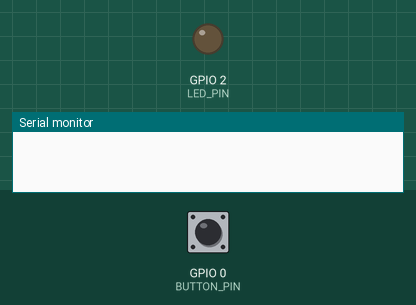
Simulated run of this program. Board: ESP32. On the bench: output pins drawn as LEDs (lit = HIGH), the last lines printed to the serial monitor. The test bench sets the inputs (shaded band); at power-on: GPIO 0 (BUTTON_PIN) HIGH. USB keyboard and mouse output is not drawn.

Above: at 0.0 s.
At 1.7 s:
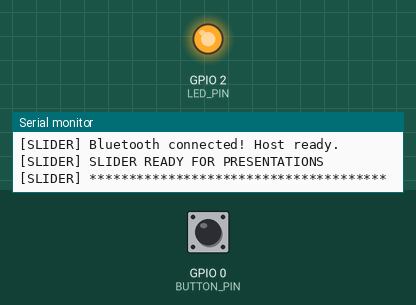
1.8 s: GPIO 0 (BUTTON_PIN) pulled LOW for 0.15 s
3.4 s: GPIO 0 (BUTTON_PIN) pulled LOW for 1 s
5.9 s: GPIO 0 (BUTTON_PIN) pulsed LOW 2 times (0.12 s each, 0.3 s apart)
Timing chart, 0 to 8.9 s (numbered marks = the images above; inputs shaded):
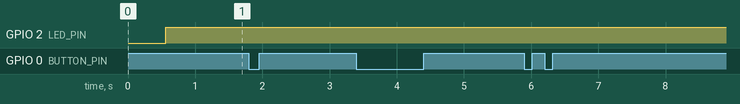

The program:

main.cpp
```cpp
#include <Arduino.h>
#include "config.h"
#include "button_manager.h"
#include "hid_manager.h"
#include "led_manager.h"

// =============================================================================
// SLIDER V1 — ESP32 WIRELESS PRESENTATION REMOTE
// =============================================================================
// Target: Classic ESP32 (ESP32-WROOM-32 / DevKit V1)
// Hardware: 1 x ESP32 + 1 x Built-in BOOT Button (GPIO 0)
// Status LED: Built-in LED (GPIO 2) — Blinks rapidly when disconnected, solid when connected
// Bluetooth: Wireless Bluetooth HID Keyboard
// Controls: Single Press -> Next Slide (Right Arrow)
//           Double Press -> Previous Slide (Left Arrow)
// =============================================================================

static ButtonManager g_buttonManager;
static HidManager    g_hidManager;
static LedManager    g_ledManager;

void setup() {
#if DEBUG_ENABLED
    Serial.begin(DEBUG_BAUD_RATE);
    delay(500); // Allow UART bridge to settle
    Serial.println();
    Serial.println("==============================================");
    Serial.println("         SLIDER V1 — Presentation Remote      ");
    Serial.println("==============================================");
    Serial.println("[SLIDER] Booting firmware...");
#endif

    // 1. Initialize built-in status LED indicator
    g_ledManager.init();

    // 2. Initialize built-in BOOT button with startup hold safety
    g_buttonManager.init();

    // 3. Initialize Bluetooth HID keyboard subsystem
    g_hidManager.init();

#if DEBUG_ENABLED
    Serial.println("[SLIDER] System initialization complete.");
    Serial.println("[SLIDER] Ready for host pairing / connection.");
    Serial.println("----------------------------------------------");
#endif
}

void loop() {
    const uint32_t now = millis();

    // 1. Monitor Bluetooth host connection lifecycle
    g_hidManager.update();

    // 2. Update status LED (rapid blink when disconnected, solid glow when connected)
    g_ledManager.update(now, g_hidManager.isConnected());

    // 3. Process non-blocking button state machine
    const ButtonEvent event = g_buttonManager.update(now);

    // 3. Dispatch presentation commands based on detected event
    switch (event) {
        case ButtonEvent::SINGLE_PRESS:
            g_hidManager.sendNextSlide();
            break;

        case ButtonEvent::DOUBLE_PRESS:
            g_hidManager.sendPrevSlide();
            break;

        case ButtonEvent::NONE:
        default:
            break;
    }
}
```

button_manager.h
```cpp
#pragma once

#include <Arduino.h>
#include "config.h"

/**
 * @brief Events emitted by the ButtonManager state machine.
 */
enum class ButtonEvent : uint8_t {
    NONE = 0,
    SINGLE_PRESS,   // Maps to Next Slide (Right Arrow)
    DOUBLE_PRESS    // Maps to Previous Slide (Left Arrow)
};

/**
 * @brief Internal states for the non-blocking button state machine.
 */
enum class ButtonState : uint8_t {
    BOOT_WAIT_RELEASE,       // Safety guard: if BOOT was held down during power-on
    IDLE,                    // Awaiting physical button press
    DEBOUNCE_PRESS,          // Validating button press is held stable >= DEBOUNCE_MS
    FIRST_PRESS_HELD,        // Button is physically held down during the 1st press
    FIRST_RELEASE_DEBOUNCE,  // Validating button release is held stable >= DEBOUNCE_MS
    WAIT_FOR_SECOND_PRESS,   // Button released; waiting up to DOUBLE_PRESS_WINDOW_MS
    SECOND_PRESS_DEBOUNCE,   // Validating 2nd press is held stable >= DEBOUNCE_MS
    WAIT_FINAL_RELEASE       // Awaiting button release following a confirmed double press
};

/**
 * @brief Manages button debouncing, single-press, and double-press state machine.
 */
class ButtonManager {
public:
    ButtonManager();

    /**
     * @brief Configures GPIO, reads initial state, and establishes startup safety.
     */
    void init();

    /**
     * @brief Periodic non-blocking update routine.
     * @param now Current timestamp in milliseconds (from millis()).
     * @return ButtonEvent Detected logical event (NONE, SINGLE_PRESS, or DOUBLE_PRESS).
     */
    ButtonEvent update(uint32_t now);

    /**
     * @brief Returns current internal state (useful for diagnostics).
     */
    ButtonState getState() const { return _state; }

private:
    ButtonState _state;
    uint32_t    _stateTimerMs;
    uint32_t    _pressStartMs;
    uint32_t    _windowStartMs;

    bool isPhysicalPressed() const;
};
```

hid_manager.h
```cpp
#pragma once

#include <Arduino.h>
#include <BleKeyboard.h>
#include "config.h"

/**
 * @brief Manages Bluetooth HID keyboard lifecycle, connection states, and slide navigation.
 */
class HidManager {
public:
    HidManager();

    /**
     * @brief Initializes the Bluetooth HID subsystem and starts advertising.
     */
    void init();

    /**
     * @brief Periodic update to monitor host connection state transitions.
     */
    void update();

    /**
     * @brief Checks whether the Bluetooth HID device is currently connected to a host computer.
     */
    bool isConnected() const;

    /**
     * @brief Emits a NEXT SLIDE action (Right Arrow) with full down/delay/up sequence.
     * @return true if command was transmitted, false if suppressed (disconnected).
     */
    bool sendNextSlide();

    /**
     * @brief Emits a PREVIOUS SLIDE action (Left Arrow) with full down/delay/up sequence.
     * @return true if command was transmitted, false if suppressed (disconnected).
     */
    bool sendPrevSlide();

private:
    BleKeyboard _bleKeyboard;
    bool        _wasConnected;

    void executeKeyPress(uint8_t keycode, const char* actionLabel);
};
```

led_manager.h
```cpp
#pragma once

#include <Arduino.h>
#include "config.h"

/**
 * @brief Manages the built-in LED status indicator.
 *        - Rapidly blinks when Bluetooth is disconnected.
 *        - Glows constantly (solid ON) when Bluetooth is connected.
 */
class LedManager {
public:
    LedManager();

    /**
     * @brief Configures LED pin as OUTPUT and turns it off initially.
     */
    void init();

    /**
     * @brief Periodic non-blocking update routine.
     * @param now Current timestamp in milliseconds (from millis()).
     * @param isConnected Current Bluetooth connection state.
     */
    void update(uint32_t now, bool isConnected);

private:
    uint32_t _lastToggleMs;
    bool     _ledState;
};
```

button_manager.cpp
```cpp
#include "button_manager.h"

ButtonManager::ButtonManager()
    : _state(ButtonState::IDLE)
    , _stateTimerMs(0)
    , _pressStartMs(0)
    , _windowStartMs(0)
{
}

bool ButtonManager::isPhysicalPressed() const {
    // GPIO 0 BOOT button has external/internal pull-up; active LOW when pressed
    return (digitalRead(BUTTON_PIN) == LOW);
}

void ButtonManager::init() {
    DEBUG_PRINTLN("[SLIDER] Initializing button...");
    DEBUG_PRINTF("[SLIDER] Button GPIO: %d (Active LOW)\n", BUTTON_PIN);

    pinMode(BUTTON_PIN, INPUT_PULLUP);

    // Section 4 & 15: GPIO0 Bootloader / Startup Safeguard
    // If user held BOOT button while powering on or resetting, do NOT fire a presentation slide!
    if (isPhysicalPressed()) {
        DEBUG_PRINTLN("[SLIDER] Boot warning: Button was held during startup. Waiting for release...");
        _state = ButtonState::BOOT_WAIT_RELEASE;
        _stateTimerMs = millis();
    } else {
        _state = ButtonState::IDLE;
        DEBUG_PRINTLN("[SLIDER] Button ready (Idle)");
    }
}

ButtonEvent ButtonManager::update(uint32_t now) {
    const bool pressed = isPhysicalPressed();

    switch (_state) {
        // ---------------------------------------------------------------------
        // Startup Safety: Wait until the held boot button is cleanly released
        // ---------------------------------------------------------------------
        case ButtonState::BOOT_WAIT_RELEASE:
            if (pressed) {
                _stateTimerMs = now; // Reset timer while still held
            } else if (now - _stateTimerMs >= DEBOUNCE_MS) {
                // Stably released
                _state = ButtonState::IDLE;
                DEBUG_PRINTLN("[SLIDER] Button released after boot. Entering normal operation.");
            }
            break;

        // ---------------------------------------------------------------------
        // Idle: Awaiting first intentional press
        // ---------------------------------------------------------------------
        case ButtonState::IDLE:
            if (pressed) {
                _stateTimerMs = now;
                _state = ButtonState::DEBOUNCE_PRESS;
            }
            break;

        // ---------------------------------------------------------------------
        // Debouncing initial press: Filter electrical switch bounce
        // ---------------------------------------------------------------------
        case ButtonState::DEBOUNCE_PRESS:
            if (!pressed) {
                // False trigger / glitch shorter than DEBOUNCE_MS
                _state = ButtonState::IDLE;
            } else if (now - _stateTimerMs >= DEBOUNCE_MS) {
                // Valid intentional press detected
                _pressStartMs = now;
                _state = ButtonState::FIRST_PRESS_HELD;
                DEBUG_PRINTLN("[SLIDER] First press detected");
            }
            break;

        // ---------------------------------------------------------------------
        // First press held: Wait for physical release (implements hold immunity)
        // ---------------------------------------------------------------------
        case ButtonState::FIRST_PRESS_HELD:
            if (!pressed) {
                _stateTimerMs = now;
                _state = ButtonState::FIRST_RELEASE_DEBOUNCE;
            }
            // If the user continues to hold the button, stay in this state.
            // NO continuous or repeated keystrokes are sent while held.
            break;

        // ---------------------------------------------------------------------
        // Debouncing first release: Ensure physical contacts have settled
        // ---------------------------------------------------------------------
        case ButtonState::FIRST_RELEASE_DEBOUNCE:
            if (pressed) {
                // Contact bounce during release; back to held
                _state = ButtonState::FIRST_PRESS_HELD;
            } else if (now - _stateTimerMs >= DEBOUNCE_MS) {
                // Clean release confirmed!
                // Scenario D: Check if user held the button past the double-press window
                if (now - _pressStartMs >= DOUBLE_PRESS_WINDOW_MS) {
                    // Long hold completed: Treat as single press immediately upon release
                    _state = ButtonState::IDLE;
                    DEBUG_PRINTLN("[SLIDER] Single press confirmed (released after long hold)");
                    DEBUG_PRINTLN("[SLIDER] NEXT SLIDE");
                    return ButtonEvent::SINGLE_PRESS;
                } else {
                    // Quick press: Start double-press window countdown
                    _windowStartMs = now;
                    _state = ButtonState::WAIT_FOR_SECOND_PRESS;
                    DEBUG_PRINTLN("[SLIDER] Waiting for second press...");
                }
            }
            break;

        // ---------------------------------------------------------------------
        // Waiting for potential second press within the configured window
        // ---------------------------------------------------------------------
        case ButtonState::WAIT_FOR_SECOND_PRESS:
            if (now - _windowStartMs >= DOUBLE_PRESS_WINDOW_MS) {
                // Window expired: No second press detected -> Single Press confirmed!
                _state = ButtonState::IDLE;
                DEBUG_PRINTLN("[SLIDER] Single press confirmed");
                DEBUG_PRINTLN("[SLIDER] NEXT SLIDE");
                return ButtonEvent::SINGLE_PRESS;
            } else if (pressed) {
                // Potential second press initiated within window
                _stateTimerMs = now;
                _state = ButtonState::SECOND_PRESS_DEBOUNCE;
            }
            break;

        // ---------------------------------------------------------------------
        // Debouncing second press
        // ---------------------------------------------------------------------
        case ButtonState::SECOND_PRESS_DEBOUNCE:
            if (!pressed) {
                // Bounce/glitch during second press attempt
                _state = ButtonState::WAIT_FOR_SECOND_PRESS;
            } else if (now - _stateTimerMs >= DEBOUNCE_MS) {
                // Valid second press confirmed within window -> Double Press!
                _state = ButtonState::WAIT_FINAL_RELEASE;
                DEBUG_PRINTLN("[SLIDER] Second press detected");
                DEBUG_PRINTLN("[SLIDER] DOUBLE PRESS");
                DEBUG_PRINTLN("[SLIDER] PREVIOUS SLIDE");
                return ButtonEvent::DOUBLE_PRESS;
            }
            break;

        // ---------------------------------------------------------------------
        // Awaiting final release after double press before returning to IDLE
        // ---------------------------------------------------------------------
        case ButtonState::WAIT_FINAL_RELEASE:
            if (!pressed) {
                _stateTimerMs = now;
                // Wait for debounce confirmation of release
                _state = ButtonState::IDLE;
            }
            break;
    }

    return ButtonEvent::NONE;
}
```

hid_manager.cpp
```cpp
#include "hid_manager.h"

HidManager::HidManager()
    : _bleKeyboard(DEVICE_NAME, DEVICE_MANUFACTURER, BATTERY_LEVEL)
    , _wasConnected(false)
{
}

void HidManager::init() {
    DEBUG_PRINTLN("[SLIDER] Initializing Bluetooth HID...");
    DEBUG_PRINTF("[SLIDER] Device name: %s\n", DEVICE_NAME);
    DEBUG_PRINTF("[SLIDER] Manufacturer: %s\n", DEVICE_MANUFACTURER);

    _bleKeyboard.begin();

    DEBUG_PRINTLN("[SLIDER] Waiting for Bluetooth connection...");
}

bool HidManager::isConnected() const {
    return const_cast<BleKeyboard&>(_bleKeyboard).isConnected();
}

void HidManager::update() {
    const bool connected = isConnected();

    // Log connection state transitions
    if (connected && !_wasConnected) {
        DEBUG_PRINTLN("[SLIDER] **************************************");
        DEBUG_PRINTLN("[SLIDER] Bluetooth connected! Host ready.");
        DEBUG_PRINTLN("[SLIDER] SLIDER READY FOR PRESENTATIONS");
        DEBUG_PRINTLN("[SLIDER] **************************************");
        _wasConnected = true;
    } else if (!connected && _wasConnected) {
        DEBUG_PRINTLN("[SLIDER] Bluetooth disconnected. Waiting for reconnection...");
        _bleKeyboard.releaseAll(); // Clean up any active modifiers or keys
        _wasConnected = false;
    }
}

void HidManager::executeKeyPress(uint8_t keycode, const char* actionLabel) {
    if (!isConnected()) {
        DEBUG_PRINTF("[SLIDER] Action '%s' suppressed: Bluetooth host not connected.\n", actionLabel);
        return;
    }

    // Full press-hold-release cycle as required by Section 12
    // KEY DOWN -> short interval -> KEY UP
    _bleKeyboard.press(keycode);
    delay(KEY_STROKE_DELAY_MS);
    _bleKeyboard.release(keycode);
    _bleKeyboard.releaseAll(); // Extra guard: ensure no keys remain pressed
}

bool HidManager::sendNextSlide() {
    if (!isConnected()) {
        DEBUG_PRINTLN("[SLIDER] Warning: NEXT SLIDE dropped (Bluetooth not connected).");
        return false;
    }

    DEBUG_PRINTLN("[SLIDER] Sending HID: KEY_RIGHT_ARROW (Next Slide)");
    executeKeyPress(KEY_RIGHT_ARROW, "NEXT_SLIDE");
    return true;
}

bool HidManager::sendPrevSlide() {
    if (!isConnected()) {
        DEBUG_PRINTLN("[SLIDER] Warning: PREVIOUS SLIDE dropped (Bluetooth not connected).");
        return false;
    }

    DEBUG_PRINTLN("[SLIDER] Sending HID: KEY_LEFT_ARROW (Previous Slide)");
    executeKeyPress(KEY_LEFT_ARROW, "PREV_SLIDE");
    return true;
}
```

led_manager.cpp
```cpp
#include "led_manager.h"

LedManager::LedManager()
    : _lastToggleMs(0)
    , _ledState(false)
{
}

void LedManager::init() {
    pinMode(LED_PIN, OUTPUT);
    digitalWrite(LED_PIN, LOW);
    _ledState = false;
    DEBUG_PRINTF("[SLIDER] Initialized built-in LED on GPIO %d\n", LED_PIN);
}

void LedManager::update(uint32_t now, bool isConnected) {
    if (isConnected) {
        // Bluetooth Connected: Solid constant glow
        if (!_ledState) {
            digitalWrite(LED_PIN, HIGH);
            _ledState = true;
        }
    } else {
        // Bluetooth Disconnected: Rapid blink (150ms toggle)
        if (now - _lastToggleMs >= LED_BLINK_DISCONNECTED_MS) {
            _lastToggleMs = now;
            _ledState = !_ledState;
            digitalWrite(LED_PIN, _ledState ? HIGH : LOW);
        }
    }
}
```

Source omitted: config.h (2281 bytes)
